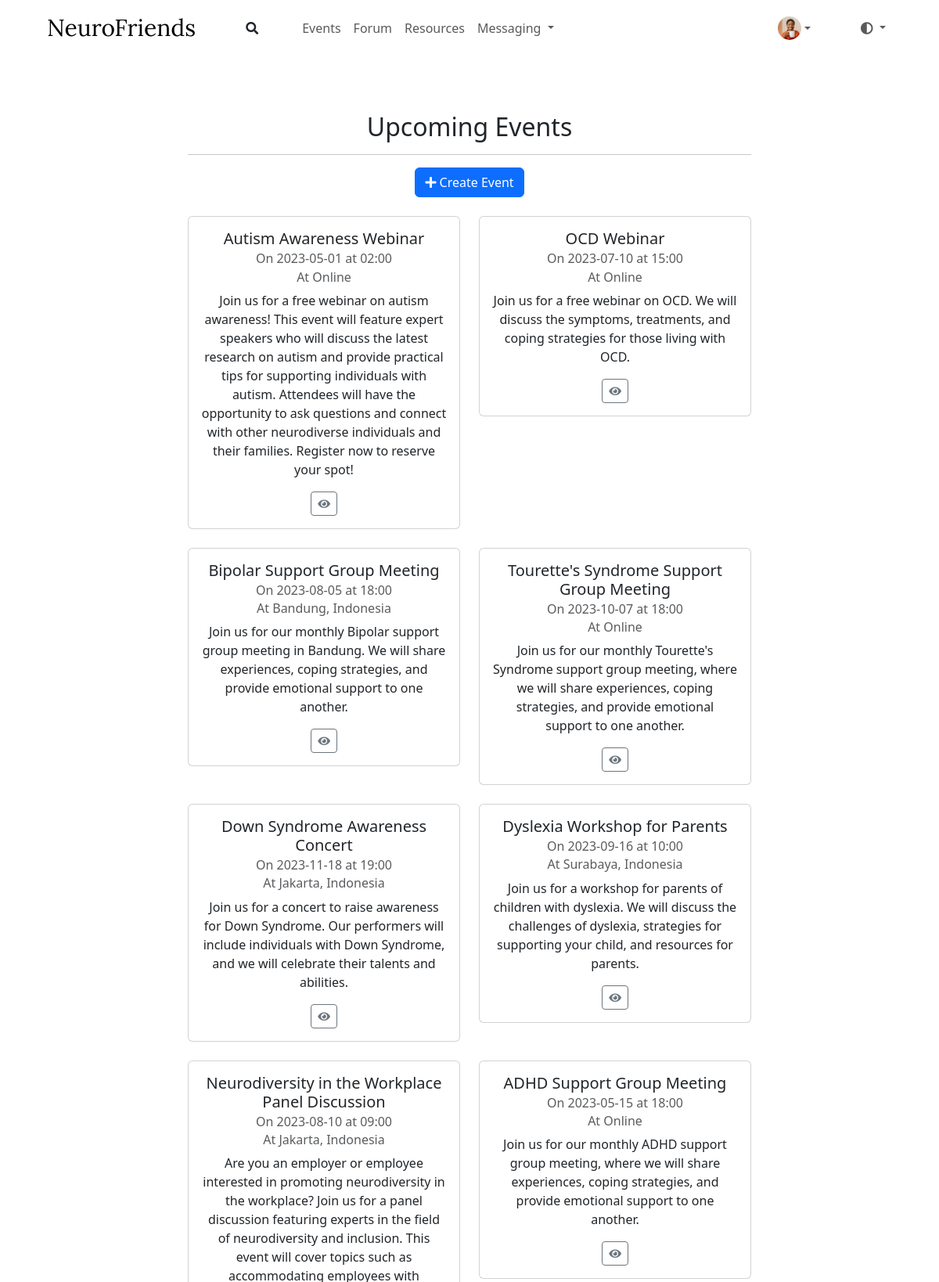
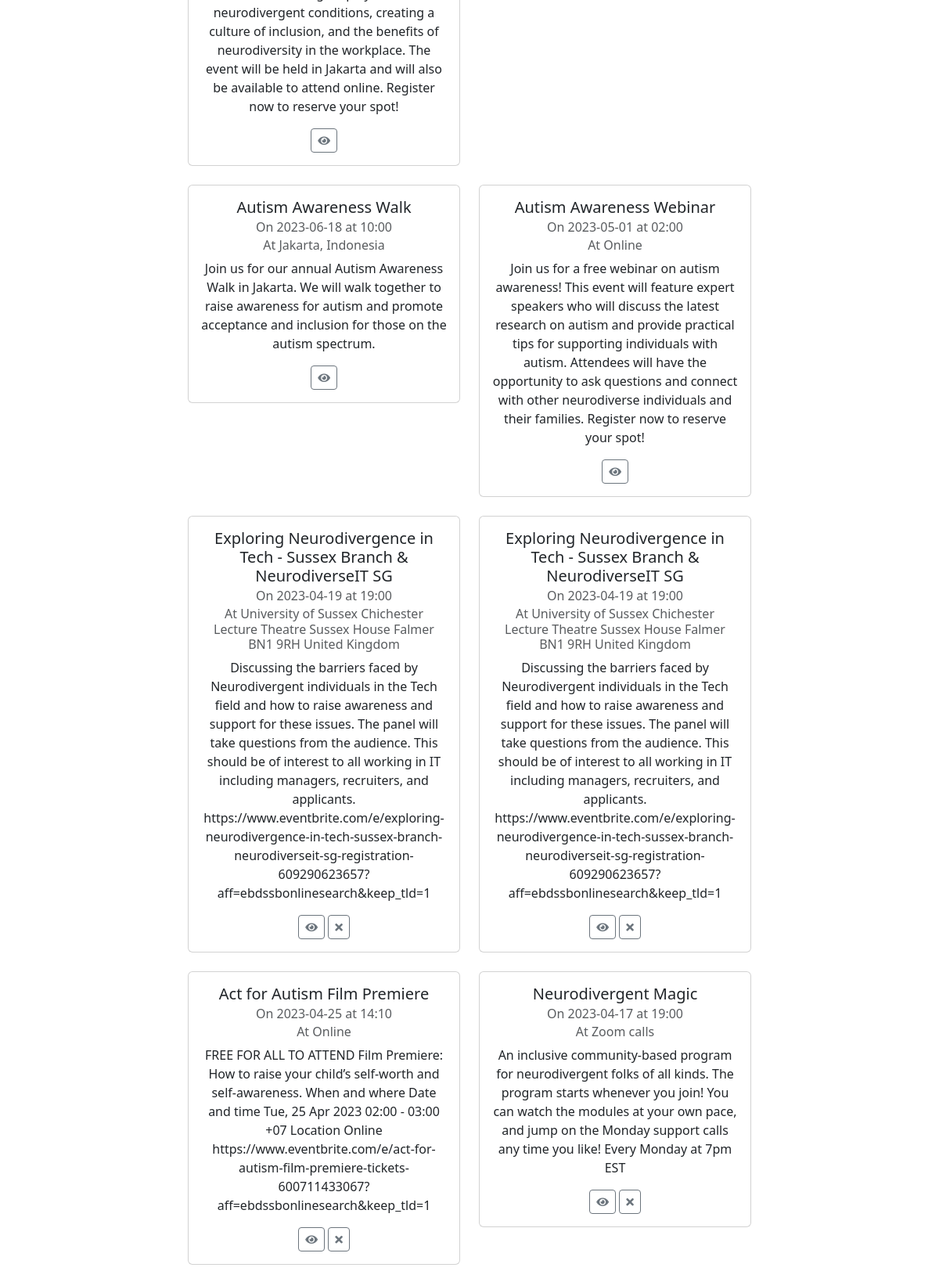
The page /events (signed in, upper part) on the database its author committed (2 pictures, top to bottom).
### tables this page shows
CREATE TABLE events (
    id INTEGER PRIMARY KEY AUTOINCREMENT,
    title TEXT NOT NULL,
    date TEXT NOT NULL,
    time TEXT NOT NULL,
    location TEXT NOT NULL,
    description TEXT NOT NULL,
    author INTEGER,
    FOREIGN KEY (author) REFERENCES users (id)
);

### app.py (the view)
@app.route("/events")
@login_required
def events():
    events = db.execute("SELECT * FROM events ORDER BY id DESC")
    return render_template("events.html", events=events, current_user=session["user_id"])

### app.py (called while the page is built)
@app.after_request
def after_request(response):
    response.headers["Cache-Control"] = "no-cache, no-store, must-revalidate"
    response.headers["Expires"] = 0
    response.headers["Pragma"] = "no-cache"
    return response

@app.context_processor
def inject_profile_pic():
    if 'user_id' in session:
        profile = db.execute("SELECT * FROM users WHERE id=?", session["user_id"])
        if len(profile) > 0 and profile[0]["profile_picture"]:
            return dict(profile_pic=url_for("static", filename="profile_pics/" + profile[0]["profile_picture"]))
    return dict(profile_pic=url_for("static", filename="profile_pics/default.png"))

### helpers.py (called while the page is built)
def login_required(f):
    @wraps(f)
    def decorated_function(*args, **kwargs):
        if session.get("user_id") is None:
            return redirect("/login")
        return f(*args, **kwargs)
    return decorated_function

### templates/events.html (shortened to what this page needs)
{% extends "layout.html" %}
{% block main %}
    <div class="container">
        <div class="row justify-content-center mt-5">
            <div class="col-md-8">
                <h2>Upcoming Events</h2>
                <hr>
                <a href="/events/create" class="btn btn-primary mb-4"><i class="fas fa-plus"></i> Create Event</a>
                <div class="row">
                    {% for event in events %}
                    <div class="col-md-6 mb-4">
                        <div class="card">
                            <div class="card-body">
                                <h5 class="card-title">{{ event.title }}</h5>
                                <h6 class="card-subtitle mb-2 text-muted">On {{ event.date }} at {{ event.time }}</h6>
                                <h6 class="card-subtitle mb-2 text-muted">At {{ event.location }}</h6>
                                <p class="card-text">{{ event.description }}</p>
                                <div class="dropdown">
                                    <a href="{{ url_for('view_event', id=event.id) }}" class="btn btn-outline-secondary btn-sm" title="View Event"><i class="fas fa-eye"></i></a>
                                    {% if event.author == current_user %}
                                        <a href="#" class="btn btn-outline-secondary btn-sm" role="button" id="dropdownMenuLink" data-bs-toggle="dropdown" aria-expanded="false" title="Delete Event"><i class="fas fa-times"></i></a>
                                    {% endif %}
                                </div>
                            </div>
                        </div>
                    </div>
                    {% endfor %}
                </div>
            </div>
        </div>
    </div>
{% endblock %}

### rows shown on the page
events: title "Autism Awareness Webinar", date "2023-05-01", time "02:00", location "Online", description "Join us for a free webinar on autism awareness! This event will feature expert speakers who will discuss the latest research on autism and provide practical tips for supporting individuals with autism. Attendees will have the opportunity to ask questions and connect with other neurodiverse individuals and their families. Register now to reserve your spot!"
events: title "OCD Webinar", date "2023-07-10", time "15:00", location "Online", description "Join us for a free webinar on OCD. We will discuss the symptoms, treatments, and coping strategies for those living with OCD."
events: title "Bipolar Support Group Meeting", date "2023-08-05", time "18:00", location "Bandung, Indonesia", description "Join us for our monthly Bipolar support group meeting in Bandung. We will share experiences, coping strategies, and provide emotional support to one another."
events: title "Tourette's Syndrome Support Group Meeting", date "2023-10-07", time "18:00", location "Online", description "Join us for our monthly Tourette's Syndrome support group meeting, where we will share experiences, coping strategies, and provide emotional support to one another."
events: title "Down Syndrome Awareness Concert", date "2023-11-18", time "19:00", location "Jakarta, Indonesia", description "Join us for a concert to raise awareness for Down Syndrome. Our performers will include individuals with Down Syndrome, and we will celebrate their talents and abilities."
events: title "Dyslexia Workshop for Parents", date "2023-09-16", time "10:00", location "Surabaya, Indonesia", description "Join us for a workshop for parents of children with dyslexia. We will discuss the challenges of dyslexia, strategies for supporting your child, and resources for parents."
events: title "Neurodiversity in the Workplace Panel Discussion", date "2023-08-10", time "09:00", location "Jakarta, Indonesia", description "Are you an employer or employee interested in promoting neurodiversity in the workplace? Join us for a panel discussion featuring experts in the field of neurodiversity and inclusion. This event will cover topics such as accommodating employees with neurodivergent conditions, creating a culture of inclusion, and the benefits of neurodiversity in the workplace. The event will be held in Jakarta and will also be available to attend online. Register now to reserve your spot!"
events: title "ADHD Support Group Meeting", date "2023-05-15", time "18:00", location "Online", description "Join us for our monthly ADHD support group meeting, where we will share experiences, coping strategies, and provide emotional support to one another."
events: title "Autism Awareness Walk", date "2023-06-18", time "10:00", location "Jakarta, Indonesia", description "Join us for our annual Autism Awareness Walk in Jakarta. We will walk together to raise awareness for autism and promote acceptance and inclusion for those on the autism spectrum."
events: title "Autism Awareness Webinar", date "2023-05-01", time "02:00", location "Online", description "Join us for a free webinar on autism awareness! This event will feature expert speakers who will discuss the latest research on autism and provide practical tips for supporting individuals with autism. Attendees will have the opportunity to ask questions and connect with other neurodiverse individuals and their families. Register now to reserve your spot!"
events: title "Exploring Neurodivergence in Tech - Sussex Branch & NeurodiverseIT SG", date "2023-04-19", time "19:00", location "University of Sussex Chichester Lecture Theatre Sussex House Falmer BN1 9RH United Kingdom", description "Discussing the barriers faced by Neurodivergent individuals in the Tech field and how to raise awareness and support for these issues. The panel will take questions from the audience. This should be of interest to all working in IT including managers, recruiters, and applicants. https://www.eventbrite.com/e/exploring-neurodivergence-in-tech-sussex-branch-neurodiverseit-sg-registration-609290623657?aff=ebdssbonlinesearch&keep_tld=1"
events: title "Exploring Neurodivergence in Tech - Sussex Branch & NeurodiverseIT SG", date "2023-04-19", time "19:00", location "University of Sussex Chichester Lecture Theatre Sussex House Falmer BN1 9RH United Kingdom", description "Discussing the barriers faced by Neurodivergent individuals in the Tech field and how to raise awareness and support for these issues. The panel will take questions from the audience. This should be of interest to all working in IT including managers, recruiters, and applicants. https://www.eventbrite.com/e/exploring-neurodivergence-in-tech-sussex-branch-neurodiverseit-sg-registration-609290623657?aff=ebdssbonlinesearch&keep_tld=1"
events: title "Act for Autism Film Premiere", date "2023-04-25", time "14:10", location "Online", description "FREE FOR ALL TO ATTEND Film Premiere: How to raise your child’s self-worth and self-awareness. When and where Date and time Tue, 25 Apr 2023 02:00 - 03:00 +07 Location Online https://www.eventbrite.com/e/act-for-autism-film-premiere-tickets-600711433067?aff=ebdssbonlinesearch&keep_tld=1"
events: title "Neurodivergent Magic", date "2023-04-17", time "19:00", location "Zoom calls", description "An inclusive community-based program for neurodivergent folks of all kinds. The program starts whenever you join! You can watch the modules at your own pace, and jump on the Monday support calls any time you like! Every Monday at 7pm EST"
